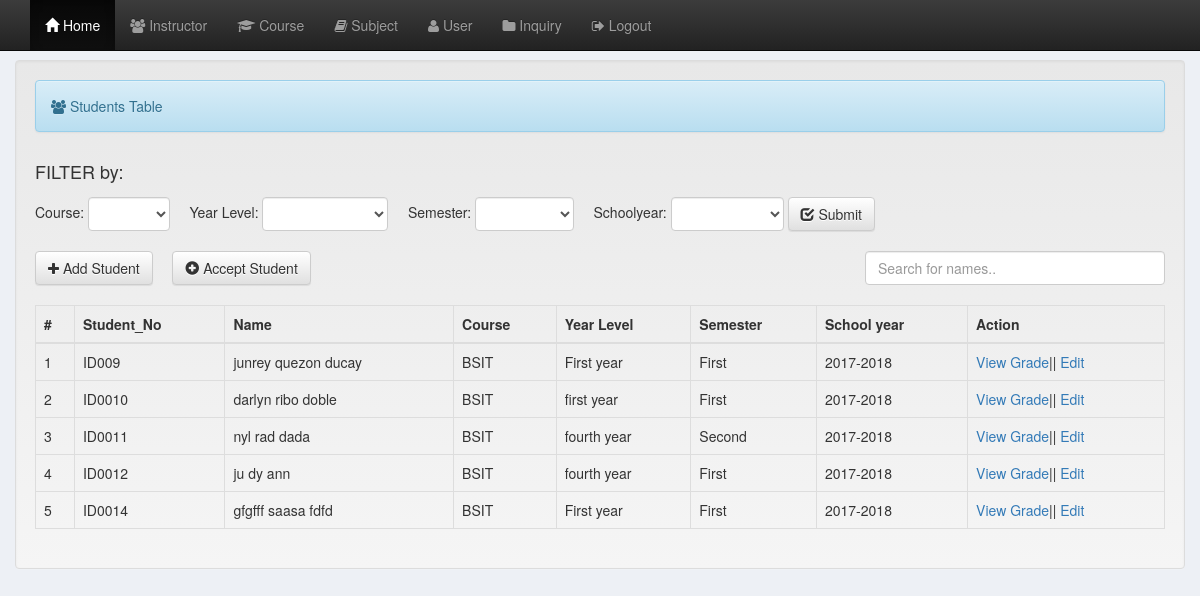
The page /registrar/student.php (signed in) on the database its author committed.
### tables this page shows
CREATE TABLE `enrollment` (
  `student_id` int(11) NOT NULL,
  `student_no` varchar(50) NOT NULL,
  `inquiry_id` int(11) NOT NULL,
  `firstname` varchar(255) NOT NULL,
  `middlename` varchar(255) NOT NULL,
  `lastname` varchar(255) NOT NULL,
  `email` varchar(35) NOT NULL,
  `gender` varchar(10) NOT NULL,
  `age` int(30) NOT NULL,
  `civilstatus` varchar(35) NOT NULL,
  `nationality` varchar(35) NOT NULL,
  `religion` varchar(35) NOT NULL,
  `birthplace` varchar(35) NOT NULL,
  `birthday` date NOT NULL,
  `address` varchar(35) NOT NULL,
  `contact` varchar(35) NOT NULL,
  `status` varchar(35) NOT NULL,
  `course` varchar(35) NOT NULL,
  `schoolyear` varchar(35) NOT NULL,
  `year_level` varchar(35) NOT NULL,
  `semester` varchar(35) NOT NULL
);

### registrar/student.php (the view, shortened to what this page needs)
<?php require_once('include/navbar_student.php');
 ?>
<!DOCTYPE html PUBLIC "-//W3C//DTD XHTML 1.0 Transitional//EN""http://www.w3.org/TR/xhtml1/DTD/xhtml1-transitional.dtd">
<html xmlns="http://www.w3.org/1999/xhtml">
<head>
</head>
<body class="container-fluid"><?php require_once('../modal/edit_profile.php'); ?>
<br><br><br>
<div class="well">
    <div class="alert alert-info"><i class="fa fa-users"></i>&nbsp;Students Table</div>
    <label><h4>FILTER by:</h4></label>
    <form method="POST" class="form-inline" action="sort_student.php">
        Course:
        <select name="course" class="form-control" required>
            <option></option>
            <?php $course_query = mysql_query( "select * from course") or die(mysql_error());
            while ($course_row = mysql_fetch_array($course_query)) {
                ?>
                <option><?php echo $course_row['code']; ?></option>
            <?php } ?></select>
        &nbsp;&nbsp;&nbsp;&nbsp;Year Level:
        <select name="year_level" class="form-control" required>
            <option></option>
            <option>First Year</option>
        </select>
        &nbsp;&nbsp;&nbsp;&nbsp;Semester:
        <select name="semester" class="form-control" required>
            <option></option>
            <option>First</option>
        </select>
        &nbsp;&nbsp;&nbsp;&nbsp;Schoolyear:
        <select name="schoolyear" class="form-control" required>
            <option></option>
            <option>2016-2017</option>
        </select>
        <button type="submit" name="sort_student" class="btn btn-default"><i class="glyphicon glyphicon-check"></i>&nbsp;Submit
        </button>
    </form>
    <br>
    <div class="row-fluid">
        <input style="color:red; float:right; width:300px;" type="text" id="myInput" onKeyUp="myFunction()"
               placeholder="Search for names.." class="form-control">
    </div>
    <table class="table  table-bordered" id="myTable">
        <a href="add_student.php" class="btn btn-default"><i class="fa fa-plus"></i>&nbsp;Add Student</a>&nbsp;&nbsp;&nbsp;&nbsp;
        <a href="accept_student.php" class="btn btn-default"><i class="glyphicon glyphicon-plus-sign"></i>&nbsp;Accept
            Student</a>
        <thead>
        <br><br>
        <tr>
            <th>#</th>
            <th>Student_No</th>
            <th>Name</th>
            <th>Course</th>
            <th>Year Level</th>
            <th>Semester</th>
            <th>School year</th>
            <th>Action</th>
        </tr>
        </thead>
        <tbody>
        <?php
        $a = 0;
        $student_query = mysql_query("select * from enrollment where status='enrolled' order by student_id asc") or die(mysql_error());
        while ($row = mysql_fetch_array($student_query)) {
            $a++;
            $id = $row['student_id']; ?>
            <tr>
                <td><?php echo $a; ?></td>
                <td><?php echo $row['student_no']; ?></td>
                <td><?php echo $row['firstname'] . " " . $row['middlename'] . " " . $row['lastname']; ?></td>
                <td><?php echo $row['course']; ?></td>
                <td><?php echo $row['year_level']; ?></td>
                <td><?php echo $row['semester']; ?></td>
                <td><?php echo $row['schoolyear']; ?></td>
                <td><a title="view Grades" id="<?php echo $id; ?>"
                       href="view_grade.php<?php echo '?student_id=' . $id; ?>" style="text-decoration: none;">View
                        Grade</a>||
                    <a title="Edit" id="<?php echo $id; ?>" href="edit_student.php<?php echo '?student_id=' . $id; ?>"
                       style="text-decoration: none;">Edit</a></td>
            </tr>
            <?php
        }
        ?>
        </tbody>
    </table>
</div>
</body>
</html>

### registrar/include/navbar_student.php (style rules this page uses)
body { background:#edf0f5 ; }

### rows shown on the page
enrollment: student_no "ID009", firstname "junrey", middlename "quezon", lastname "ducay", course "BSIT", year_level "First year", semester "First", schoolyear "2017-2018"
enrollment: student_no "ID0010", firstname "darlyn", middlename "ribo", lastname "doble", course "BSIT", year_level "first year", semester "First", schoolyear "2017-2018"
enrollment: student_no "ID0011", firstname "nyl", middlename "rad", lastname "dada", course "BSIT", year_level "fourth year", semester "Second", schoolyear "2017-2018"
enrollment: student_no "ID0012", firstname "ju", middlename "dy", lastname "ann", course "BSIT", year_level "fourth year", semester "First", schoolyear "2017-2018"
enrollment: student_no "ID0014", firstname "gfgfff", middlename "saasa", lastname "fdfd", course "BSIT", year_level "First year", semester "First", schoolyear "2017-2018"
